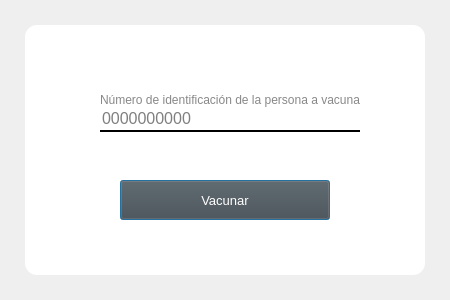
<?xml version="1.0" encoding="UTF-8"?>
<ui version="4.0">
 <class>vaccinate</class>
 <widget class="QDialog" name="vaccinate">
  <property name="geometry">
   <rect>
    <x>0</x>
    <y>0</y>
    <width>450</width>
    <height>300</height>
   </rect>
  </property>
  <property name="windowTitle">
   <string>Vaccinate</string>
  </property>
  <widget class="QLineEdit" name="box">
   <property name="geometry">
    <rect>
     <x>100</x>
     <y>107</y>
     <width>260</width>
     <height>25</height>
    </rect>
   </property>
   <property name="font">
    <font>
     <pointsize>12</pointsize>
    </font>
   </property>
   <property name="styleSheet">
    <string notr="true">border-top-color: white; border-left-color: white; border-right-color: white; border-bottom-width: 2px; border-style:solid;</string>
   </property>
   <property name="placeholderText">
    <string>0000000000</string>
   </property>
  </widget>
  <widget class="QLabel" name="label">
   <property name="geometry">
    <rect>
     <x>100</x>
     <y>90</y>
     <width>260</width>
     <height>20</height>
    </rect>
   </property>
   <property name="styleSheet">
    <string notr="true">color: rgb(136, 136, 136);</string>
   </property>
   <property name="text">
    <string>Número de identificación de la persona a vacunar</string>
   </property>
  </widget>
  <widget class="QPushButton" name="vaccinateButton">
   <property name="geometry">
    <rect>
     <x>120</x>
     <y>180</y>
     <width>210</width>
     <height>40</height>
    </rect>
   </property>
   <property name="font">
    <font>
     <pointsize>10</pointsize>
    </font>
   </property>
   <property name="styleSheet">
    <string notr="true">background-color: rgb(72, 72, 72); color: rgb(255, 255, 255);</string>
   </property>
   <property name="text">
    <string>Vacunar</string>
   </property>
  </widget>
  <widget class="QFrame" name="frame">
   <property name="geometry">
    <rect>
     <x>25</x>
     <y>25</y>
     <width>400</width>
     <height>250</height>
    </rect>
   </property>
   <property name="styleSheet">
    <string notr="true">background-color: rgb(255, 255, 255); border-radius: 12;</string>
   </property>
   <property name="frameShape">
    <enum>QFrame::StyledPanel</enum>
   </property>
   <property name="frameShadow">
    <enum>QFrame::Raised</enum>
   </property>
  </widget>
  <zorder>frame</zorder>
  <zorder>box</zorder>
  <zorder>label</zorder>
  <zorder>vaccinateButton</zorder>
 </widget>
 <resources/>
 <connections/>
</ui>
